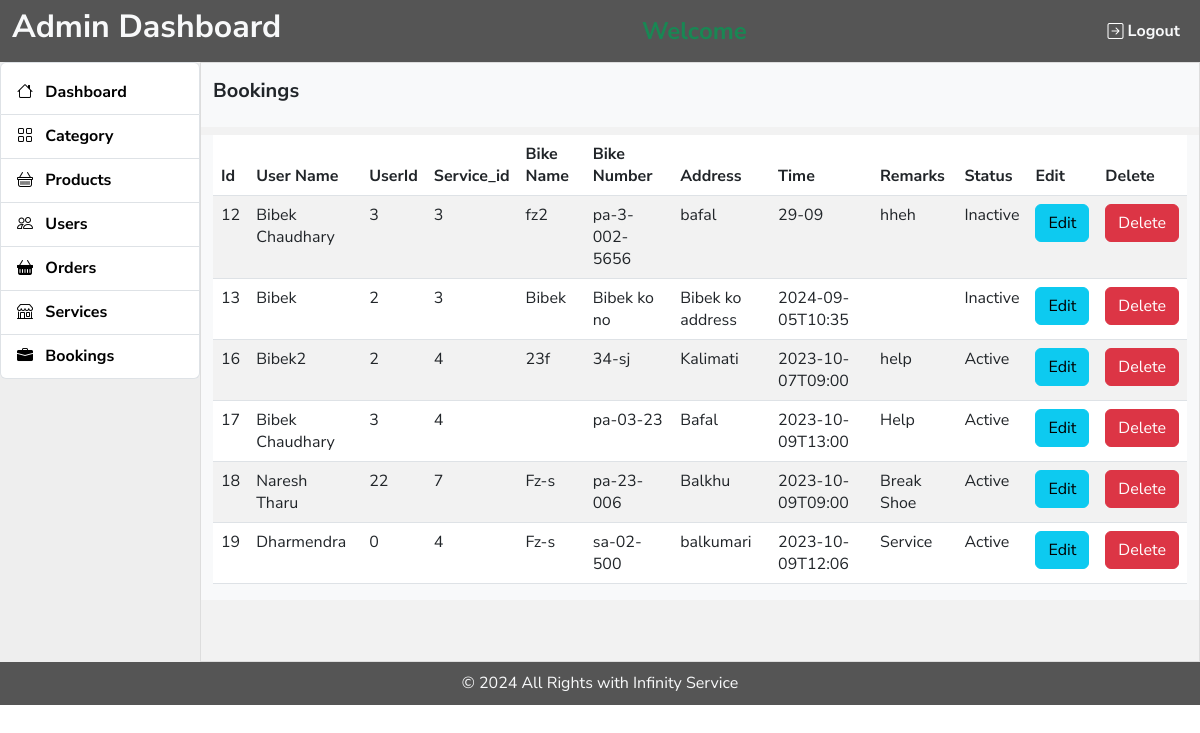
The page /bookings.php on the database its author committed.
### tables this page shows
CREATE TABLE `bookings` (
  `id` int(11) NOT NULL,
  `user_name` varchar(20) DEFAULT NULL,
  `bike_name` varchar(20) DEFAULT NULL,
  `bike_number` varchar(20) NOT NULL,
  `address` varchar(20) DEFAULT NULL,
  `time` varchar(20) DEFAULT NULL,
  `status` tinyint(1) DEFAULT NULL,
  `user_id` int(11) NOT NULL,
  `service_id` int(11) NOT NULL,
  `remarks` varchar(20) DEFAULT NULL
);

### bookings.php (the view, shortened to what this page needs)
<?php
require 'connection.php';
    $booking_sql = "SELECT * FROM Bookings ";
    $result_booking = $conn->query($booking_sql);
    ?>
<?php include 'dashboard_top.php'; ?>
<div class="col-md-10" style="background:#f2f2f2; min-height:600px; border:1px solid #dddddd">
    <div class="row">
        <div class="col-12 bg-light py-3 d-flex align-items-center justify-content-between">
            <h5>Bookings</h5>
        </div>
    </div>
    <div class="row bg-light mt-2">
        <div class="col-12 table-responsive">
            <table class="table table-striped">
                <thead>
                    <tr>
                        <th>Id</th>
                        <th>User Name</th>
                        <th>UserId</th>
                        <th>Service_id</th>
                        <th>Bike Name</th>
                        <th>Bike Number</th>
                        <th>Address</th>
                        <th>Time</th>
                        <th>Remarks</th>
                        <th>Status</th>
                        <th>Edit</th>
                        <th>Delete</th>
                    </tr>
                </thead>
                <tbody>
                    <?php
                    $Status=[0=>'Inactive', 1=>'Active'];
                        while($row = $result_booking->fetch_assoc())
                        {
                            echo "<tr>
                            <td>$row[id]</td>
                            <td>$row[user_name]</td>
                            <td>$row[user_id]</td>
                            <td>$row[service_id]</td>
                            <td>$row[bike_name]</td>
                            <td>$row[bike_number]</td>
                            <td>$row[address]</td>
                            <td>$row[time]</td>
                            <td>$row[remarks]</td>
                            <td>" . $Status[$row['status']] ." </td>
                            <td><a href='bookings_form.php?eid=$row[id]' class='btn btn-info'>Edit</a></td>
                            <td><a href='bookings.php?did=$row[id]' class='btn btn-danger' onclick='return confirm(`Are you sure?`)'>Delete</a></td>
                            </tr>";
                        }
                    ?>
                </tbody>
            </table>
        </div>
    </div>
</div>
<?php include 'dashboard_bottom.php'; ?>

### css/style.css (style rules this page uses)
* { margin: 0; padding: 0; box-sizing: border-box; }
:root { --black: #000; --bg: #555555; --primary: rgb(64, 117, 212); --darkprimary: #375da1; --white: #fff; --red: #dc3545; }
body { font-family: "Nunito Sans", sans-serif !important; font-size: 16px !important; line-height: 27px !important; font-weight: 400 !important; }
h1, h2, h3, h4, h5, h6 { font-weight: 700 !important; }
a { text-decoration: none !important; }

### rows shown on the page
bookings: id "12", user_name "Bibek Chaudhary", user "3", service "3", bike_name "fz2", bike_number "pa-3-002-5656", address "bafal", time "29-09", remarks "hheh", status "Inactive"
bookings: id "13", user_name "Bibek", user "2", service "3", bike_name "Bibek", bike_number "Bibek ko no", address "Bibek ko address", time "2024-09-05T10:35", status "Inactive"
bookings: id "16", user_name "Bibek2", user "2", service "4", bike_name "23f", bike_number "34-sj", address "Kalimati", time "2023-10-07T09:00", remarks "help", status "Active"
bookings: id "17", user_name "Bibek Chaudhary", user "3", service "4", bike_number "pa-03-23", address "Bafal", time "2023-10-09T13:00", remarks "Help", status "Active"
bookings: id "18", user_name "Naresh Tharu", user "22", service "7", bike_name "Fz-s", bike_number "pa-23-006", address "Balkhu", time "2023-10-09T09:00", remarks "Break Shoe", status "Active"
bookings: id "19", user_name "Dharmendra", user "0", service "4", bike_name "Fz-s", bike_number "sa-02-500", address "balkumari", time "2023-10-09T12:06", remarks "Service", status "Active"
